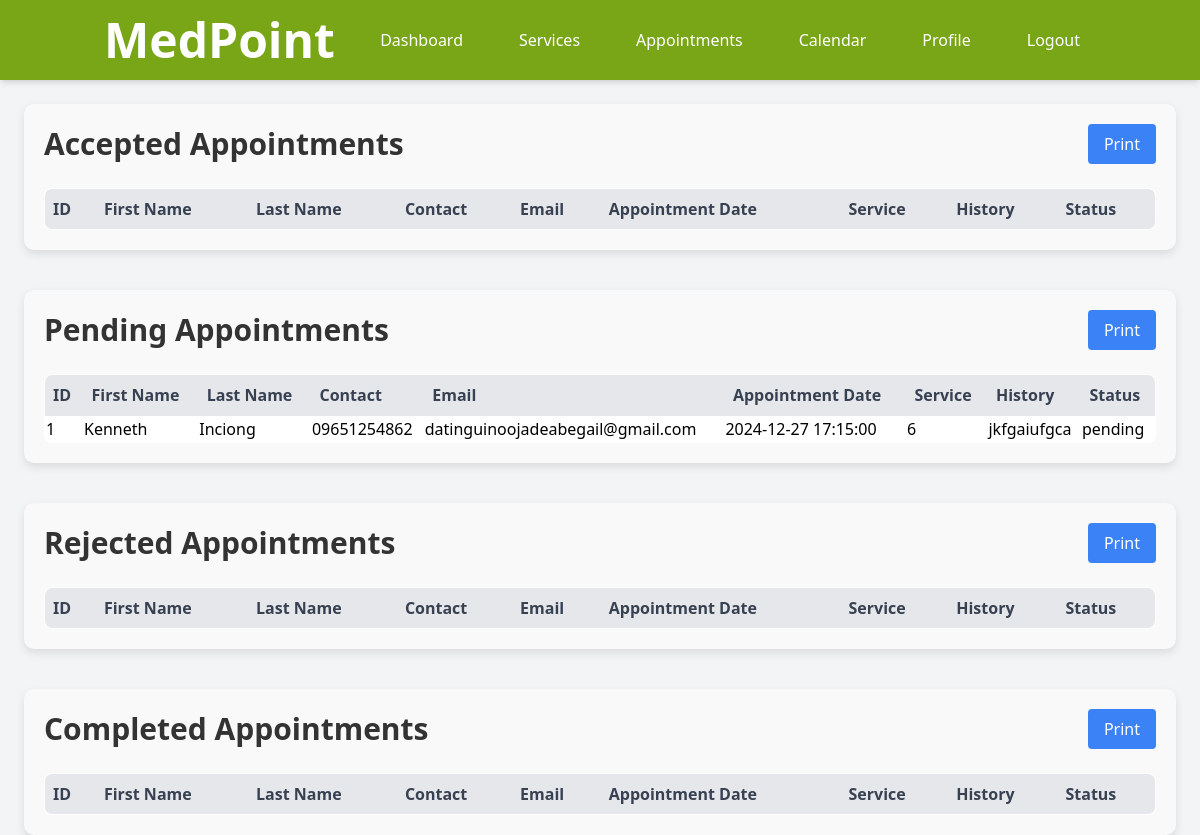
The page /admin/appointments.php on the database its author committed.
### tables this page shows
CREATE TABLE `appointments` (
  `appointment_id` int(11) NOT NULL,
  `first_name` varchar(255) DEFAULT NULL,
  `last_name` varchar(255) DEFAULT NULL,
  `address` text DEFAULT NULL,
  `contact_number` varchar(15) DEFAULT NULL,
  `email` varchar(255) NOT NULL,
  `service` varchar(255) NOT NULL,
  `appointment_date` datetime DEFAULT NULL,
  `history` text DEFAULT NULL,
  `status` enum('pending','accepted','rejected','completed') NOT NULL,
  `user_id` int(11) NOT NULL
);

### admin/appointments.php (the view, shortened to what this page needs)
<?php
include('../includes/db.php');
?>
<!DOCTYPE html>
<html lang="en">
<head>
    <link href="https://cdn.jsdelivr.net/npm/tailwindcss@2.2.16/dist/tailwind.min.css" rel="stylesheet">
</head>
<body class="bg-gray-100">
    <?php include('../includes/top-bar.php'); ?>
    <div class="max-w-7xl mx-auto mt-10 px-6">
        <div class="content-container">
            <div id="appointments-container">
                <div class="flex justify-between items-center mb-6">
                    <h1 class="text-3xl font-semibold">Accepted Appointments</h1>
                    <button onclick="printSection('accepted-appointments')"
                        class="bg-blue-500 text-white px-4 py-2 rounded hover:bg-blue-600">
                        Print
                    </button>
                </div>
                <div id="accepted-appointments">
                    <div class="overflow-x-auto">
                        <table class="min-w-full table-auto border">
                            <thead>
                                <tr class="bg-gray-200 text-gray-700">
                                    <th class="border p-2 text-left">ID</th>
                                    <th class="border p-2 text-left">First Name</th>
                                    <th class="border p-2 text-left">Last Name</th>
                                    <th class="border p-2 text-left">Contact</th>
                                    <th class="border p-2 text-left">Email</th>
                                    <th class="border p-2 text-left">Appointment Date</th>
                                    <th class="border p-2 text-left">Service</th>
                                    <th class="border p-2 text-left">History</th>
                                    <th class="border p-2 text-left">Status</th>
                                </tr>
                            </thead>
                        </table>
                    </div>
                </div>
            </div>
        </div>
    </div>
    <div class="max-w-7xl mx-auto mt-10 px-6">
        <div class="content-container">
            <div id="appointments-container">
                <div class="flex justify-between items-center mb-6">
                    <h1 class="text-3xl font-semibold">Pending Appointments</h1>
                    <button onclick="printSection('pending-appointments')"
                        class="bg-blue-500 text-white px-4 py-2 rounded hover:bg-blue-600">
                        Print
                    </button>
                </div>
                <div id="pending-appointments">
                    <table class="min-w-full table-auto border">
                        <thead>
                            <tr class="bg-gray-200 text-gray-700">
                                <th class="border p-2 text-left">ID</th>
                                <th class="border p-2 text-left">First Name</th>
                                <th class="border p-2 text-left">Last Name</th>
                                <th class="border p-2 text-left">Contact</th>
                                <th class="border p-2 text-left">Email</th>
                                <th class="border p-2 text-left">Appointment Date</th>
                                <th class="border p-2 text-left">Service</th>
                                <th class="border p-2 text-left">History</th>
                                <th class="border p-2 text-left">Status</th>
                            </tr>
                        </thead>
                        <tbody>
                            <?php
                        $sql = "SELECT * FROM appointments WHERE status = 'Pending'";
                        $stmt = $pdo->query($sql);
                        if ($stmt) {
                            while ($row = $stmt->fetch(PDO::FETCH_ASSOC)) {
                                echo "
                                <tr>
                                    <td>" . htmlspecialchars($row["appointment_id"]) . "</td>
                                    <td>" . htmlspecialchars($row["first_name"]) . "</td>
                                    <td>" . htmlspecialchars($row["last_name"]) . "</td>
                                    <td>" . htmlspecialchars($row["contact_number"]) . "</td>
                                    <td>" . htmlspecialchars($row["email"]) . "</td>
                                    <td>" . htmlspecialchars($row["appointment_date"]) . "</td>
                                    <td>" . htmlspecialchars($row["service"]) . "</td>
                                    <td>" . htmlspecialchars($row["history"]) . "</td>
                                    <td>" . htmlspecialchars($row["status"]) . "</td>
                                </tr>
                                ";
                            }
                        } else {
                            echo "<tr><td colspan='9' class='text-center'>No appointments found.</td></tr>";
                        }
                        ?>
                        </tbody>
                    </table>
                </div>
            </div>
        </div>
    </div>
    <div class="max-w-7xl mx-auto mt-10 px-6">
        <div class="content-container">
            <div id="appointments-container">
                <div class="flex justify-between items-center mb-6">
                    <h1 class="text-3xl font-semibold">Rejected Appointments</h1>
                    <button onclick="printSection('rejected-appointments')"
                        class="bg-blue-500 text-white px-4 py-2 rounded hover:bg-blue-600">
                        Print
                    </button>
                </div>
                <div id="rejected-appointments">
                    <table class="min-w-full table-auto border">
                        <thead>
                            <tr class="bg-gray-200 text-gray-700">
                                <th class="border p-2 text-left">ID</th>
                                <th class="border p-2 text-left">First Name</th>
                                <th class="border p-2 text-left">Last Name</th>
                                <th class="border p-2 text-left">Contact</th>
                                <th class="border p-2 text-left">Email</th>
                                <th class="border p-2 text-left">Appointment Date</th>
                                <th class="border p-2 text-left">Service</th>
                                <th class="border p-2 text-left">History</th>
                                <th class="border p-2 text-left">Status</th>
                            </tr>
                        </thead>
                    </table>
                </div>
            </div>
        </div>
    </div>
    <div class="max-w-7xl mx-auto mt-10 px-6">
        <div class="content-container">
            <div id="appointments-container">
                <div class="flex justify-between items-center mb-6">
                    <h1 class="text-3xl font-semibold">Completed Appointments</h1>
                    <button onclick="printSection('completed-appointments')"
                        class="bg-blue-500 text-white px-4 py-2 rounded hover:bg-blue-600">
                        Print
                    </button>
                </div>
                <div id="completed-appointments">
                    <table class="min-w-full table-auto border">
                        <thead>
                            <tr class="bg-gray-200 text-gray-700">
                                <th class="border p-2 text-left">ID</th>
                                <th class="border p-2 text-left">First Name</th>
                                <th class="border p-2 text-left">Last Name</th>
                                <th class="border p-2 text-left">Contact</th>
                                <th class="border p-2 text-left">Email</th>
                                <th class="border p-2 text-left">Appointment Date</th>
                                <th class="border p-2 text-left">Service</th>
                                <th class="border p-2 text-left">History</th>
                                <th class="border p-2 text-left">Status</th>
                            </tr>
                        </thead>
                    </table>
                </div>
            </div>
        </div>
    </div>
</body>
</html>

### admin/appointments.php (style rules this page uses)
.content-container { background-color: #f9f9f9; padding: 20px; border-radius: 10px; box-shadow: 0 4px 10px rgba(0, 0, 0, 0.1); }
.content-container h1 { color: #333; }
.content-container table { background-color: white; border-radius: 8px; overflow: hidden; }

### rows shown on the page
appointments: appointment_id "1", first_name "Kenneth", last_name "Inciong", contact_number "09651254862", email "datinguinoojadeabegail@gmail.com", appointment_date "2024-12-27 17:15:00", service "6", history "jkfgaiufgca", status "pending"
